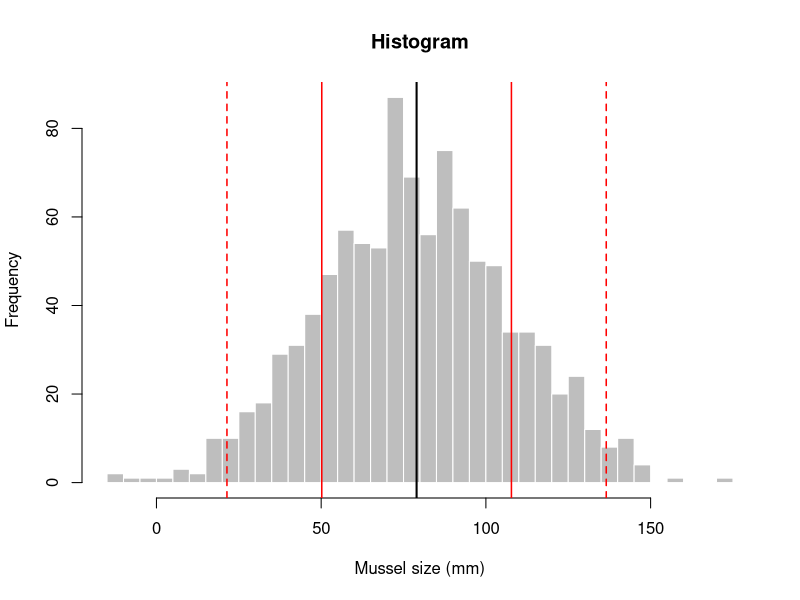

Reproduce this figure in R.
# Load tidyverse
library(tidyverse)

d <- data.frame(x = c(70, 97, 60, 86, 89, 115, 99, 77, 108, 73))
d

# Get sample size and mean
d <- d %>%
  mutate(n = n(), 
         mean = mean(x))

d

# Get deviation
d <- d %>% 
  mutate(deviation = x - mean)

d

# What if you sum all the deviations?
sum(d$deviation)

# Get squared deviation
d <- d %>% 
  mutate(dev_sq = deviation^2)

d

## Sum of squares (squared deviations)
sum(d$dev_sq)

# Calculate sample variance and sd
d <- d %>% 
  mutate(ss = round(sum(dev_sq), 1), 
         x_var = round(ss / (n - 1)), 
         x_sd = round(sqrt(x_var), 1))

d

mean(d$x); var(d$x); sd(d$x)

## Simulate data
set.seed(101)
dat <- rnorm(n = 1000, mean = 80, sd = 30)
dat <- round(dat)

## Calculate mean, sd, and create vectors of 1 and 2 sds away from the mean
mu <- mean(dat)
s <- sd(dat)
s1 <- c(mu + s, mu - s)
s2 <- c(mu + 2*s, mu - 2*s)

## Plot histogram and vertical lines
hist(dat, breaks = 30, 
     xlab = "Mussel size (mm)", main = "Histogram", 
     col = "gray", border = "white")
abline(v = mu, col = "black", lwd = 2)
abline(v = s1, col = "red", lwd = 1.5)
abline(v = s2, col = "red", lwd = 1.5, lty = 2)

